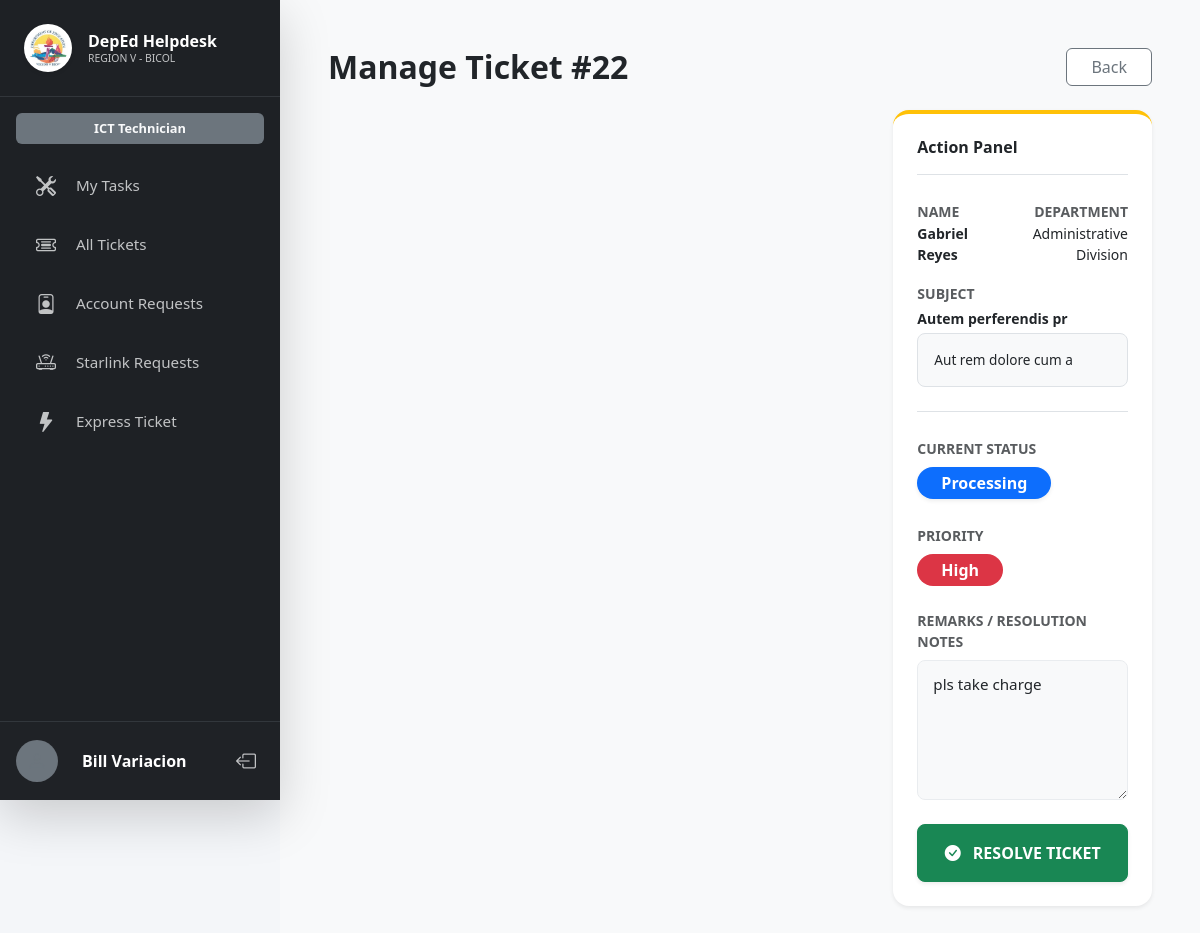
Page /manage_ticket.php?id=22 (signed in) on the committed database.
### tables this page shows
CREATE TABLE `ticket` (
  `ticketId` int NOT NULL,
  `subject` varchar(150) NOT NULL,
  `description` text NOT NULL,
  `priority` enum('Low','Medium','High','Express') DEFAULT 'Medium',
  `status` enum('Pending','Processing','Resolved','Completed') DEFAULT 'Pending',
  `remarks` text,
  `userId` int NOT NULL,
  `departmentId` int NOT NULL,
  `createdAt` timestamp NULL DEFAULT CURRENT_TIMESTAMP,
  `updatedAt` datetime DEFAULT CURRENT_TIMESTAMP ON UPDATE CURRENT_TIMESTAMP,
  `assignedTo` int DEFAULT NULL,
  `categoryId` int DEFAULT NULL,
  `technician_signature` longtext,
  `resolvedBy` int DEFAULT NULL,
  `resolvedAt` datetime DEFAULT NULL,
  `completedAt` datetime DEFAULT NULL,
  `release_reason` text,
  `released_at` datetime DEFAULT NULL
);

CREATE TABLE `users` (
  `userId` int NOT NULL,
  `employeeId` varchar(50) DEFAULT NULL,
  `email` varchar(100) NOT NULL,
  `role` enum('User','Officer','Technician') NOT NULL,
  `positionID` int DEFAULT NULL,
  `password` varchar(255) NOT NULL,
  `firstName` varchar(100) NOT NULL,
  `middleName` varchar(100) DEFAULT NULL,
  `lastName` varchar(100) NOT NULL,
  `suffix` varchar(20) DEFAULT NULL,
  `phone` varchar(20) DEFAULT NULL,
  `profilePicture` varchar(255) DEFAULT NULL,
  `departmentId` int NOT NULL,
  `divisionId` int DEFAULT NULL,
  `createdAt` timestamp NULL DEFAULT CURRENT_TIMESTAMP,
  `signature` longtext,
  `isActive` tinyint(1) DEFAULT '1',
  `activationToken` varchar(64) DEFAULT NULL,
  `tokenExpiresAt` datetime DEFAULT NULL,
  `isApproved` tinyint(1) DEFAULT '0',
  `googleId` varchar(64) DEFAULT NULL,
  `avatarUrl` varchar(512) DEFAULT NULL
);

CREATE TABLE `department` (
  `departmentId` int NOT NULL,
  `departmentCode` text NOT NULL,
  `departmentName` text NOT NULL,
  `section_unit` text NOT NULL,
  `departmentHead` text NOT NULL,
  `positionID` int DEFAULT NULL
);

### manage_ticket.php (the view, shortened to what this page needs)
<?php
require_once 'db.php';
$ticketId = $_GET['id'] ?? null;
$sql = "SELECT t.*, u.firstName, u.lastName, d.departmentName, c.categoryType
        FROM ticket t
        JOIN users u ON t.userId = u.userId
        LEFT JOIN department d ON u.departmentId = d.departmentId
        LEFT JOIN category c ON t.categoryId = c.categoryId
        WHERE t.ticketId = ?";
$stmt = $pdo->prepare($sql);
$stmt->execute([$ticketId]);
$ticket = $stmt->fetch();
$techStmt = $pdo->query("SELECT userId, firstName, lastName FROM users WHERE role IN ('Technician', 'Officer') AND isApproved = 1 ORDER BY firstName ASC");
$technicians = $techStmt->fetchAll();
include 'head.php';
?>
<body>
    <div class="d-flex flex-column flex-md-row" style="min-height: 100vh;">
        <?php include 'sidebar.php'; ?>
        <div class="flex-grow-1 bg-light main-content" style="min-height: 100vh; overflow-y: auto;">
            <div class="container-fluid py-5 px-5">
                <div class="d-flex justify-content-between align-items-center mb-4">
                    <h2 class="fw-bold text-dark mb-0">Manage Ticket #<?php echo htmlspecialchars($ticketId); ?></h2>
                    <button onclick="history.back()" class="btn btn-outline-secondary px-4 bg-white">Back</button>
                </div>
                <div class="row g-4">
                    <div class="col-lg-8">
                    </div>
                    <div class="col-lg-4">
                        <div class="card border-0 shadow-sm rounded-4 p-4" style="border-top: 4px solid #ffc107 !important;">
                            <h6 class="fw-bold text-dark border-bottom pb-3 mb-4">Action Panel</h6>
                            <div class="mb-4 pb-4 border-bottom">
                                <div class="d-flex justify-content-between mb-3">
                                    <div>
                                        <label class="small text-muted fw-bold">NAME</label>
                                        <div class="text-dark fw-bold small"><?php echo htmlspecialchars($ticket['firstName'] . ' ' . $ticket['lastName']); ?></div>
                                    </div>
                                    <div class="text-end">
                                        <label class="small text-muted fw-bold">DEPARTMENT</label>
                                        <div class="text-dark small"><?php echo htmlspecialchars($ticket['departmentName'] ?? 'No Department'); ?></div>
                                    </div>
                                </div>
                                <label class="small text-muted fw-bold mb-1">SUBJECT</label>
                                <div class="text-dark fw-bold small mb-1"><?php echo htmlspecialchars($ticket['subject']); ?></div>
                                <div class="p-3 bg-light rounded-3 border text-dark small" style="font-size: 0.85rem; line-height: 1.5; max-height: 180px; overflow-y: auto;">
                                    <?php echo nl2br(htmlspecialchars($ticket['description'])); ?>
                                </div>
                            </div>
                            <div class="mb-4">
                                <label class="small text-muted fw-bold mb-2">CURRENT STATUS</label>
                                <div>
                                    <?php
                                    $badgeClass = match ($ticket['status']) {
                                        'Pending' => 'bg-warning text-dark',
                                        'Processing' => 'bg-primary',
                                        'Resolved' => 'bg-success',
                                        'Completed' => 'bg-success',
                                        default => 'bg-secondary'
                                    };
                                    ?>
                                    <span class="badge <?php echo $badgeClass; ?> fs-6 px-4 py-2 rounded-pill shadow-sm">
                                        <?php echo htmlspecialchars($ticket['status']); ?>
                                    </span>
                                </div>
                            </div>
                            <div class="mb-4">
                                <label class="small text-muted fw-bold mb-2">PRIORITY</label>
                                <div>
                                    <?php
                                    $prioClass = match ($ticket['priority']) {
                                        'High' => 'bg-danger',
                                        'Express' => 'bg-express',
                                        'Medium' => 'bg-warning text-dark',
                                        'Low' => 'bg-success',
                                        default => 'bg-secondary'
                                    };
                                    ?>
                                    <span class="badge <?php echo $prioClass; ?> fs-6 px-4 py-2 rounded-pill">
                                        <?php echo htmlspecialchars($ticket['priority']); ?>
                                    </span>
                                </div>
                            </div>
                            <?php if ($ticket['status'] === 'Pending'): ?>
                                <form method="POST" class="mb-4 pb-4 border-bottom">
                                    <div class="mb-3">
                                        <label class="small text-muted fw-bold mb-2">ASSIGN TO IT PERSONNEL</label>
                                        <select name="assigned_to" class="form-select bg-light" required>
                                            <option value="" disabled selected>-- Select Technician --</option>
                                            <?php foreach ($technicians as $tech): ?>
                                                <option value="<?php echo $tech['userId']; ?>" <?php echo ($tech['userId'] == $_SESSION['user_id']) ? 'selected' : ''; ?>>
                                                    <?php echo htmlspecialchars($tech['firstName'] . ' ' . $tech['lastName']); ?>
                                                </option>
                                            <?php endforeach; ?>
                                        </select>
                                    </div>
                                    <button type="submit" name="assign_ticket" class="btn btn-primary fw-bold w-100 py-2 shadow-sm rounded-3">
                                        <i class="bi bi-person-gear me-2"></i> ASSIGN TICKET
                                    </button>
                                </form>
                                <form method="POST">
                                    <div class="mb-3">
                                        <label class="small text-muted fw-bold mb-2">DIRECT RESOLVE (REMARKS)</label>
                                        <textarea name="remarks" class="form-control bg-light" rows="3" placeholder="Enter resolution details..." required></textarea>
                                    </div>
                                    <button type="submit" name="resolve_ticket" class="btn btn-success fw-bold w-100 py-2 shadow-sm rounded-3">
                                        <i class="bi bi-check-circle-fill me-2"></i> RESOLVE TICKET
                                    </button>
                                </form>
                            <?php elseif ($ticket['status'] === 'Processing'): ?>
                                <form method="POST">
                                    <div class="mb-4">
                                        <label class="small text-muted fw-bold mb-2">REMARKS / RESOLUTION NOTES</label>
                                        <textarea name="remarks" class="form-control bg-light" rows="5" placeholder="Enter details of how the issue was resolved..." required><?php echo htmlspecialchars($ticket['remarks'] ?? ''); ?></textarea>
                                    </div>
                                    <button type="submit" name="resolve_ticket" class="btn btn-success fw-bold w-100 py-3 shadow-sm rounded-3">
                                        <i class="bi bi-check-circle-fill me-2"></i> RESOLVE TICKET
                                    </button>
                                </form>
                            <?php endif; ?>
                        </div>
                    </div>
                </div>
            </div>
        </div>
    </div>
</body>
</html>

### style.css (style rules this page uses)
:root { --deped-green: #1b5e20; --deped-gold: #fbc02d; --sidebar-bg: #1a1c1e; --bg-light: #f4f6f9; --card-radius: 12px; }
body { font-family: 'Segoe UI', Tahoma, Geneva, Verdana, sans-serif; background-color: var(--bg-light); }
.main-content { margin-left: 280px; width: calc(100% - 280px); }
.form-control, .form-select { background-color: #f8f9fa; border: 1px solid #e9ecef; border-radius: 8px; padding: 12px 15px; font-size: 0.95rem; }

### rows in the picture
ticket: userId.lastName "Gabriel Reyes", departmentId.departmentName "Administrative Division", subject "Autem perferendis pr", description "Aut rem dolore cum a", status "Processing", priority "High", remarks "pls take charge"

### other values in the picture
$displayName "Bill Variacion"
$ticketId "22"
